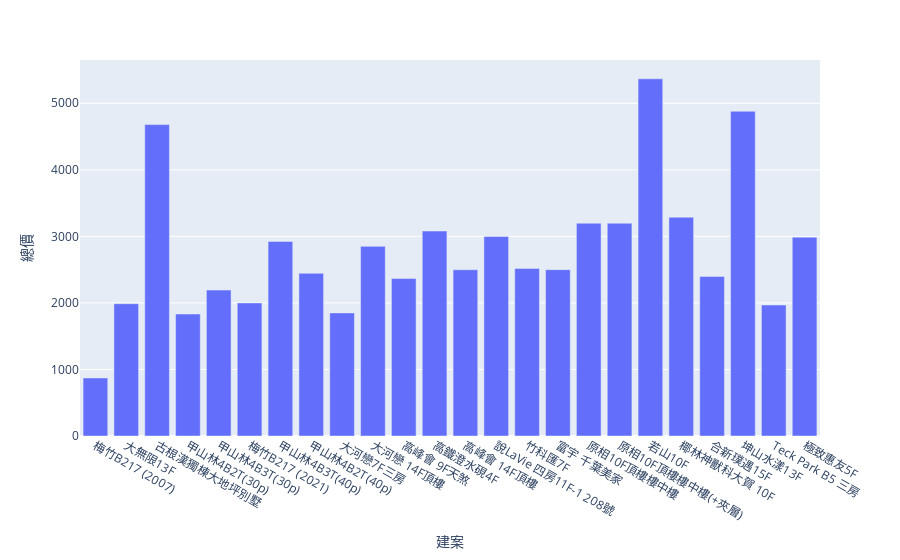

The cell this chart's notebook holds for it:
### Code cell
import plotly.express as px
import plotly.graph_objects as go
fig = px.bar(df, x="建案", y="總價")
fig.show()

### Figure 1 — Plotly figure (JSON) as saved in the notebook; plotly's stock layout.template omitted (floating-point values rounded to 4 significant figures)
{"data": [{"alignmentgroup": "True", "hovertemplate": "建案=%{x}<br>總價=%{y}<extra></extra>", "legendgroup": "", "marker": {"color": "#636efa", "pattern": {"shape": ""}}, "name": "", "offsetgroup": "", "orientation": "v", "showlegend": false, "textposition": "auto", "type": "bar", "x": ["梅竹B217 (2007)", "大無限13F", "古根漢獨棟大地坪別墅", "甲山林4B2T(30p)", "甲山林4B3T(30p)", "梅竹B217 (2021)", "甲山林4B3T(40p)", "甲山林4B2T(40p)", "大河戀7F三房", "大河戀 14F頂樓", "高峰會 9F天煞", "高鐵澄水硯4F", "高峰會 14F頂樓", "說LaVie 四房11F-1 208號", "竹科匯7F", "富宇 千葉美家", "原相10F頂樓樓中樓", "原相10F頂樓樓中樓(+夾層)", "若山10F", "椰林神獸科大賀 10F", "合新璞遇15F", "坤山水漾13F", "Teck Park B5 三房", "極致惠友5F"], "xaxis": "x", "y": [872, 1988, 4680, 1833, 2193, 2000, 2924, 2444, 1850, 2850, 2366, 3080, 2498, 2998, 2518, 2500, 3198, 3198, 5368, 3288, 2398, 4880, 1968, 2988], "yaxis": "y"}], "layout": {"barmode": "relative", "legend": {"tracegroupgap": 0}, "margin": {"t": 60}, "xaxis": {"anchor": "y", "domain": [0, 1], "title": {"text": "建案"}}, "yaxis": {"anchor": "x", "domain": [0, 1], "title": {"text": "總價"}}}}
